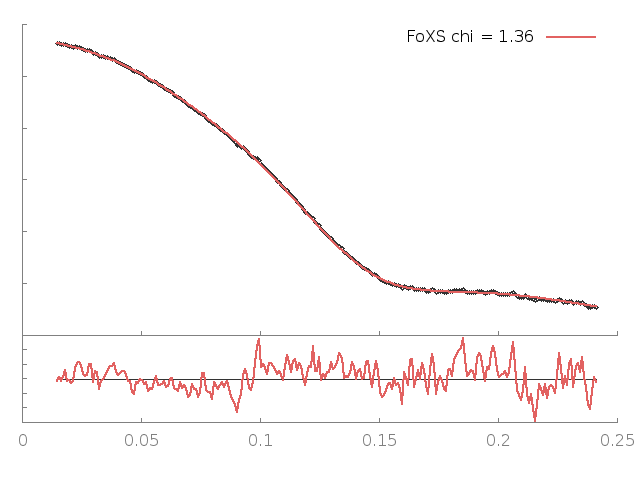

Write gnuplot code to recreate this figure.
set terminal png enhanced; set output "23902a.B99990185_MSE_23902_merge_new2_q25.png";
set lmargin 2; set rmargin 2;set multiplot
set origin 0,0;set size 1,0.3; set tmargin 0; set bmargin 3;set ylabel '';set format y '';set xtics nomirror;set ytics nomirror; set border 3
set style line 11 lc rgb '#808080' lt 1;set border 3 back ls 11;f(x)=1
plot f(x) notitle lc rgb '#333333', '23902a.B99990185_MSE_23902_merge_new2_q25.dat' u 1:($2/$3) notitle w lines lw 2.5 lc rgb '#e26261'
set origin 0,0.3;set size 1,0.69; set bmargin 0; set tmargin 1;set xlabel ''; set format x ''; set ylabel '';
plot '23902a.B99990185_MSE_23902_merge_new2_q25.dat' u 1:2 thru log(y) notitle lc rgb '#333333' pt 6 ps 0.8, '23902a.B99990185_MSE_23902_merge_new2_q25.dat' u 1:3 thru log(y) t 'FoXS chi = 1.36' w lines lw 2.5 lc rgb '#e26261'
unset multiplot
reset
